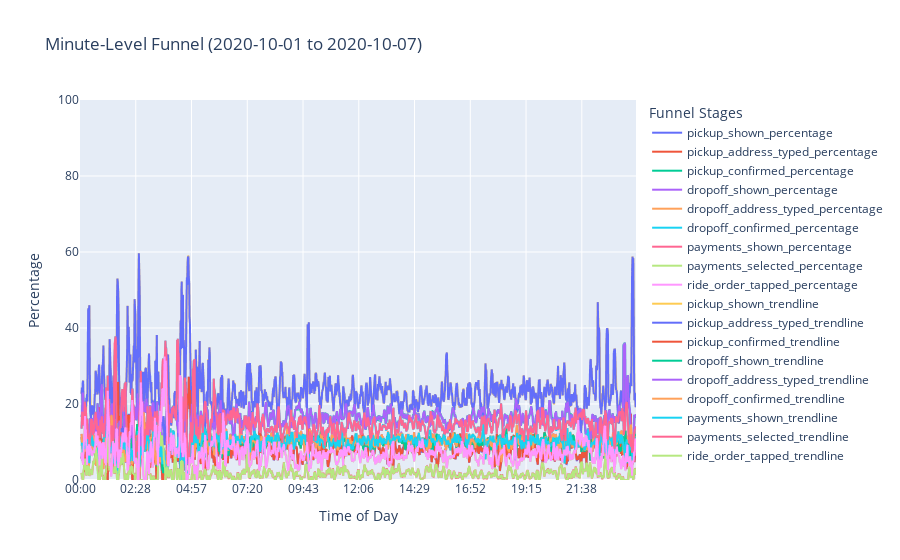

The code cell stored with this chart in its notebook:
### Code cell
# Convert 'timestamp' to datetime
df['timestamp'] = pd.to_datetime(df['timestamp'])

# Define your funnel stages
funnel_stages = {
    "pickup_shown": "pickup_shown",
    "pickup_address_typed": "pickup_address_typed",
    "pickup_confirmed": "pickup_confirmed",
    "dropoff_shown": "dropoff_shown",
    "dropoff_address_typed": "dropoff_address_typed",
    "dropoff_confirmed": "dropoff_confirmed",
    "payments_shown": "payments_shown",
    "payments_selected": "payments_selected",
    "ride_order_tapped": "ride_order_tapped"
}

# Define the date range
start_date = pd.Timestamp('2020-10-01')
end_date = pd.Timestamp('2020-10-07')

# Filter the data for the specified date range
filtered_df = df[(df['timestamp'] >= start_date) & (df['timestamp'] <= end_date)]

# Create a pivot table to count events for each stage and minute of the day
pivot_df = pd.pivot_table(filtered_df, index=filtered_df['timestamp'].dt.strftime('%H:%M'), columns=filtered_df['event_name'], values='device_id', aggfunc='nunique', fill_value=0)

# Calculate the total devices for each minute of the day
pivot_df['total_devices'] = pivot_df[funnel_stages.values()].sum(axis=1)

# Calculate the percentages for each stage in each minute of the day
for stage in funnel_stages:
    pivot_df[f'{stage}_percentage'] = (pivot_df[stage] / pivot_df['total_devices']) * 100

# Apply a smoothing technique (e.g., 5-minute moving average) to reduce noise
pivot_df_smoothed = pivot_df.rolling(window=5).mean()

# Create an interactive plot with smoothed data
fig = px.line(pivot_df_smoothed, x=pivot_df_smoothed.index, y=[f'{stage}_percentage' for stage in funnel_stages.keys()], title="Minute-Level Funnel (2020-10-01 to 2020-10-07)")

# Customize the plot appearance
fig.update_layout(
    xaxis_title="Time of Day",
    yaxis_title="Percentage",
    showlegend=True,  # Display legend for stages
    legend_title="Funnel Stages",
    xaxis=dict(tickmode='auto', nticks=10),  # Customize x-axis ticks for readability
    yaxis=dict(range=[0, 100]),  # Set a fixed y-axis range
)

# Add trendlines for each stage
for stage in funnel_stages:
    fig.add_trace(go.Scatter(x=pivot_df_smoothed.index, y=pivot_df_smoothed[f'{stage}_percentage'], mode='lines', name=f'{stage}_trendline'))

# Show the plot
fig.show()

### Figure 1 — Plotly figure (JSON) as saved in the notebook; plotly's stock layout.template omitted (floating-point values rounded to 4 significant figures; data arrays with more than 128 entries replaced by an {"elided": "..."} marker saying what was removed)
{"data": [{"hovertemplate": "variable=pickup_shown_percentage<br>timestamp=%{x}<br>value=%{y}<extra></extra>", "legendgroup": "pickup_shown_percentage", "line": {"color": "#636efa", "dash": "solid"}, "marker": {"symbol": "circle"}, "mode": "lines", "name": "pickup_shown_percentage", "showlegend": true, "type": "scattergl", "x": {"elided": "1427 str values"}, "xaxis": "x", "y": {"elided": "1427 float values"}, "yaxis": "y"}, {"hovertemplate": "variable=pickup_address_typed_percentage<br>timestamp=%{x}<br>value=%{y}<extra></extra>", "legendgroup": "pickup_address_typed_percentage", "line": {"color": "#EF553B", "dash": "solid"}, "marker": {"symbol": "circle"}, "mode": "lines", "name": "pickup_address_typed_percentage", "showlegend": true, "type": "scattergl", "x": {"elided": "1427 str values"}, "xaxis": "x", "y": {"elided": "1427 float values"}, "yaxis": "y"}, {"hovertemplate": "variable=pickup_confirmed_percentage<br>timestamp=%{x}<br>value=%{y}<extra></extra>", "legendgroup": "pickup_confirmed_percentage", "line": {"color": "#00cc96", "dash": "solid"}, "marker": {"symbol": "circle"}, "mode": "lines", "name": "pickup_confirmed_percentage", "showlegend": true, "type": "scattergl", "x": {"elided": "1427 str values"}, "xaxis": "x", "y": {"elided": "1427 float values"}, "yaxis": "y"}, {"hovertemplate": "variable=dropoff_shown_percentage<br>timestamp=%{x}<br>value=%{y}<extra></extra>", "legendgroup": "dropoff_shown_percentage", "line": {"color": "#ab63fa", "dash": "solid"}, "marker": {"symbol": "circle"}, "mode": "lines", "name": "dropoff_shown_percentage", "showlegend": true, "type": "scattergl", "x": {"elided": "1427 str values"}, "xaxis": "x", "y": {"elided": "1427 float values"}, "yaxis": "y"}, {"hovertemplate": "variable=dropoff_address_typed_percentage<br>timestamp=%{x}<br>value=%{y}<extra></extra>", "legendgroup": "dropoff_address_typed_percentage", "line": {"color": "#FFA15A", "dash": "solid"}, "marker": {"symbol": "circle"}, "mode": "lines", "name": "dropoff_address_typed_percentage", "showlegend": true, "type": "scattergl", "x": {"elided": "1427 str values"}, "xaxis": "x", "y": {"elided": "1427 float values"}, "yaxis": "y"}, {"hovertemplate": "variable=dropoff_confirmed_percentage<br>timestamp=%{x}<br>value=%{y}<extra></extra>", "legendgroup": "dropoff_confirmed_percentage", "line": {"color": "#19d3f3", "dash": "solid"}, "marker": {"symbol": "circle"}, "mode": "lines", "name": "dropoff_confirmed_percentage", "showlegend": true, "type": "scattergl", "x": {"elided": "1427 str values"}, "xaxis": "x", "y": {"elided": "1427 float values"}, "yaxis": "y"}, {"hovertemplate": "variable=payments_shown_percentage<br>timestamp=%{x}<br>value=%{y}<extra></extra>", "legendgroup": "payments_shown_percentage", "line": {"color": "#FF6692", "dash": "solid"}, "marker": {"symbol": "circle"}, "mode": "lines", "name": "payments_shown_percentage", "showlegend": true, "type": "scattergl", "x": {"elided": "1427 str values"}, "xaxis": "x", "y": {"elided": "1427 float values"}, "yaxis": "y"}, {"hovertemplate": "variable=payments_selected_percentage<br>timestamp=%{x}<br>value=%{y}<extra></extra>", "legendgroup": "payments_selected_percentage", "line": {"color": "#B6E880", "dash": "solid"}, "marker": {"symbol": "circle"}, "mode": "lines", "name": "payments_selected_percentage", "showlegend": true, "type": "scattergl", "x": {"elided": "1427 str values"}, "xaxis": "x", "y": {"elided": "1427 float values"}, "yaxis": "y"}, {"hovertemplate": "variable=ride_order_tapped_percentage<br>timestamp=%{x}<br>value=%{y}<extra></extra>", "legendgroup": "ride_order_tapped_percentage", "line": {"color": "#FF97FF", "dash": "solid"}, "marker": {"symbol": "circle"}, "mode": "lines", "name": "ride_order_tapped_percentage", "showlegend": true, "type": "scattergl", "x": {"elided": "1427 str values"}, "xaxis": "x", "y": {"elided": "1427 float values"}, "yaxis": "y"}, {"mode": "lines", "name": "pickup_shown_trendline", "type": "scatter", "x": {"elided": "1427 str values"}, "y": {"elided": "1427 float values"}}, {"mode": "lines", "name": "pickup_address_typed_trendline", "type": "scatter", "x": {"elided": "1427 str values"}, "y": {"elided": "1427 float values"}}, {"mode": "lines", "name": "pickup_confirmed_trendline", "type": "scatter", "x": {"elided": "1427 str values"}, "y": {"elided": "1427 float values"}}, {"mode": "lines", "name": "dropoff_shown_trendline", "type": "scatter", "x": {"elided": "1427 str values"}, "y": {"elided": "1427 float values"}}, {"mode": "lines", "name": "dropoff_address_typed_trendline", "type": "scatter", "x": {"elided": "1427 str values"}, "y": {"elided": "1427 float values"}}, {"mode": "lines", "name": "dropoff_confirmed_trendline", "type": "scatter", "x": {"elided": "1427 str values"}, "y": {"elided": "1427 float values"}}, {"mode": "lines", "name": "payments_shown_trendline", "type": "scatter", "x": {"elided": "1427 str values"}, "y": {"elided": "1427 float values"}}, {"mode": "lines", "name": "payments_selected_trendline", "type": "scatter", "x": {"elided": "1427 str values"}, "y": {"elided": "1427 float values"}}, {"mode": "lines", "name": "ride_order_tapped_trendline", "type": "scatter", "x": {"elided": "1427 str values"}, "y": {"elided": "1427 float values"}}], "layout": {"legend": {"title": {"text": "Funnel Stages"}, "tracegroupgap": 0}, "showlegend": true, "title": {"text": "Minute-Level Funnel (2020-10-01 to 2020-10-07)"}, "xaxis": {"anchor": "y", "domain": [0, 1], "nticks": 10, "tickmode": "auto", "title": {"text": "Time of Day"}}, "yaxis": {"anchor": "x", "domain": [0, 1], "range": [0, 100], "title": {"text": "Percentage"}}}}
